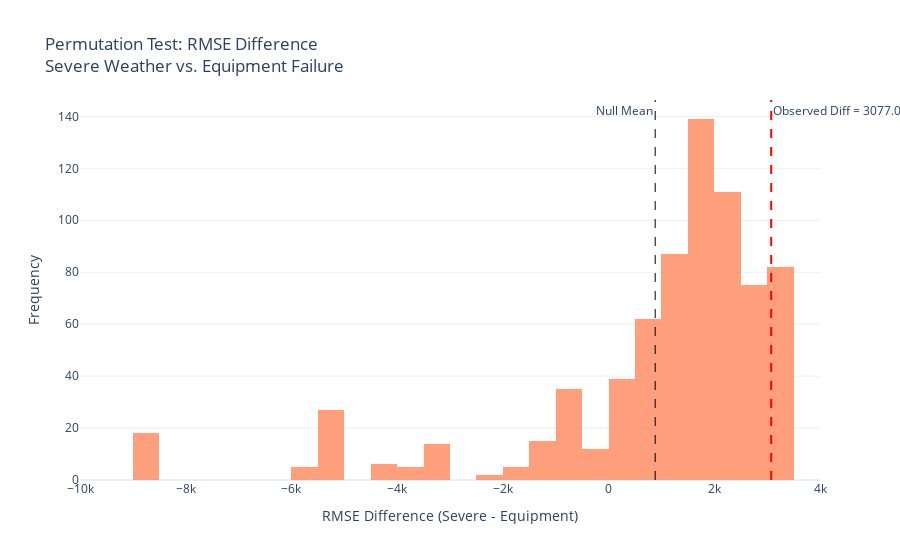

Write notebook code for a chart like this one.
### Code cell
diffs_df = pd.DataFrame({'Diffs': diffs})
observed = observed_diff
null_mean = np.mean(diffs)

fig = px.histogram(diffs_df, x = 'Diffs', nbins = 30, opacity = 0.75, color_discrete_sequence = ['coral'],
    title = "Permutation Test: RMSE Difference<br>Severe Weather vs. Equipment Failure",
    labels = {'Diffs': "RMSE Difference (Severe - Equipment)"}
)

fig.add_vline(x = observed, line_width = 2, line_dash = 'dash', line_color = 'red',
              annotation_text=f'Observed Diff = {observed:.1f}', annotation_position = 'top right')
fig.add_vline(x = null_mean, line_width = 1, line_dash = 'dash', line_color = 'black',
              annotation_text = 'Null Mean', annotation_position = 'top left')


fig.update_layout(
    xaxis = dict(range = [min(-10000, diffs.min()), max(4000, diffs.max())]),
    yaxis_title = 'Frequency',
    legend = dict(title = None),
    font = dict(size = 12),
    template = 'plotly_white'
)

fig.show()

### Figure 1 — Plotly figure (JSON) as saved in the notebook; plotly's stock layout.template omitted (floating-point values rounded to 4 significant figures; data arrays with more than 128 entries replaced by an {"elided": "..."} marker saying what was removed)
{"data": [{"alignmentgroup": "True", "bingroup": "x", "hovertemplate": "RMSE Difference (Severe - Equipment)=%{x}<br>count=%{y}<extra></extra>", "legendgroup": "", "marker": {"color": "coral", "opacity": 0.75, "pattern": {"shape": ""}}, "name": "", "nbinsx": 30, "offsetgroup": "", "orientation": "v", "showlegend": false, "type": "histogram", "x": {"elided": "739 float values"}, "xaxis": "x", "yaxis": "y"}], "layout": {"annotations": [{"showarrow": false, "text": "Observed Diff = 3077.0", "x": 3077.0, "xanchor": "left", "xref": "x", "y": 1, "yanchor": "top", "yref": "y domain"}, {"showarrow": false, "text": "Null Mean", "x": 882.2, "xanchor": "right", "xref": "x", "y": 1, "yanchor": "top", "yref": "y domain"}], "barmode": "relative", "font": {"size": 12}, "legend": {"title": {}, "tracegroupgap": 0}, "shapes": [{"line": {"color": "red", "dash": "dash", "width": 2}, "type": "line", "x0": 3077.0, "x1": 3077.0, "xref": "x", "y0": 0, "y1": 1, "yref": "y domain"}, {"line": {"color": "black", "dash": "dash", "width": 1}, "type": "line", "x0": 882.2, "x1": 882.2, "xref": "x", "y0": 0, "y1": 1, "yref": "y domain"}], "title": {"text": "Permutation Test: RMSE Difference<br>Severe Weather vs. Equipment Failure"}, "xaxis": {"anchor": "y", "domain": [0, 1], "range": [-10000, 4000], "title": {"text": "RMSE Difference (Severe - Equipment)"}}, "yaxis": {"anchor": "x", "domain": [0, 1], "title": {"text": "Frequency"}}}}
